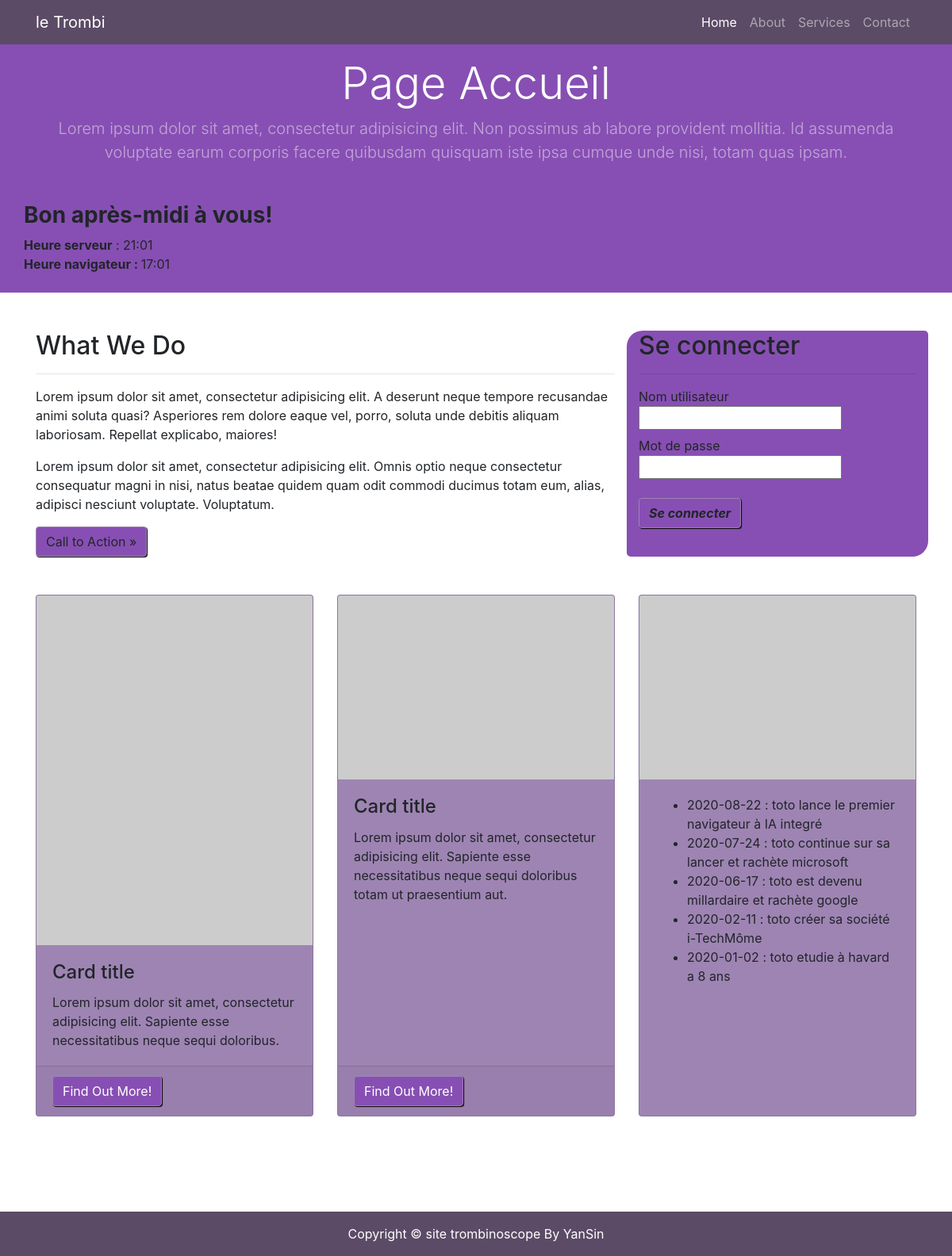
Page /index.php?act=ac on the committed database.
### tables this page shows
CREATE TABLE `news` (
  `dat` date NOT NULL,
  `lib` varchar(255) DEFAULT NULL
);

### views/vAccueil.php (called while the page is built)
<?php
    include 'structurePage/hautHTML.php';
    include 'vueAccueil/accueil_navigation.php';
    include 'vueAccueil/accueil_header.php';
    include 'vueAccueil/accueil_body.php';
    include 'structurePage/footer.php';
    include 'structurePage/basHTML.php';
?>

### index.php (called while the page is built, shortened)
<?php
    include 'assets/tools/mesTools.php';
    $view = "";
    $action = $_GET["act"];
    if(!isset($_GET["act"])){
       header('location:./index.php?act=ac');
    }else{
        switch ($action){
            case "ac":
                include './control/cAccueil.php';
            break;
        }
    }
include './views/'.$view.'.php';
?>

### control/cAccueil.php (called while the page is built, shortened)
<?php
    include './models/managerNews.php';
    if(isset($action) && $action == "ac" ){
        $arrNews = getNews(5);
        if(!isset($_SESSION["email"]) && !isset($_SESSION["pass"])){
            $estConnecté = false;
        }
    }
?>

### models/managerNews.php (called while the page is built)
<?php
function getNews($nb){
    global $pdo;
    $sql  = 'SELECT dat, lib';
    $sql .= '   FROM news';
    $sql .= '   ORDER BY dat DESC';
    $sql .= '   LIMIT '.$nb;
    $requete = $pdo->prepare($sql);
    $requete->execute();
    $data = $requete->fetchAll(PDO::FETCH_ASSOC);
    return $data;
 }
?>

### views/vueAccueil/accueil_body.php (the view, shortened to what this page needs)
<div class="container">
    <div class="row">
      <div class="col-lg-8 mb-5">
        <h2>What We Do</h2>
        <hr>
        <p>Lorem ipsum dolor sit amet, consectetur adipisicing elit. A deserunt neque tempore recusandae animi soluta quasi? Asperiores rem dolore eaque vel, porro, soluta unde debitis aliquam laboriosam. Repellat explicabo, maiores!</p>
        <p>Lorem ipsum dolor sit amet, consectetur adipisicing elit. Omnis optio neque consectetur consequatur magni in nisi, natus beatae quidem quam odit commodi ducimus totam eum, alias, adipisci nesciunt voluptate. Voluptatum.</p>
        <a class="btn" href="#">Call to Action &raquo;</a>
      </div>
      <?php
        if($estConnecté){
          echo '<div class="col-lg-4 mb-5 m-auto connection">';
            echo '<h2 class="text-center">Vous êtes connecté </h2>';
            echo '<hr>';
            echo '<p id="erreurMSG">';
              if(isset($_GET["er"])){
                messageErreurCtrl($_GET["er"]);
              } echo '</p>';
            echo '<div class="text-center mb-3">';
              echo ' <a class="btn" href="./index.php?act=dx" type="button">Déconnexion</a>';
            echo '</div>';
          echo '</div>';
        }else{
          echo '
          <div class="col-lg-4 mb-5 connection">
            <h2>Se connecter</h2>
            <hr>
            <p id="erreurMSG"> ';
          echo '
            </p>
            <form action="./index.php?act=cx" method="post" >
                <div>
                    <label for="nameUser">Nom utilisateur <br/>
                    <input type="email" name="email" id="nameUser placeholder="to@to.to" required ></label>
                </div>
                <div>
                    <label for="passWord">Mot de passe <br/>
                    <input type="password" name="pw" id="passWord placeholder="toto" required></label>
                </div>
                <button class="btn mt-3 font-weight-bold font-italic" type="submit">Se connecter</button>
            </form>
            <br/>
          </div>';
        }
      ?>
    </div>
    <div class="row">
      <div class="col-md-4 mb-5">
        <div class="card h-100 new">
          <img class="card-img-top" src="https://picsum.photos/id/237/300/200" alt="un chien">
          <div class="card-body">
            <h4 class="card-title">Card title</h4>
            <p class="card-text">Lorem ipsum dolor sit amet, consectetur adipisicing elit. Sapiente esse necessitatibus neque sequi doloribus.</p>
          </div>
          <div class="card-footer">
            <a href="#" class="btn btn-primary">Find Out More!</a>
          </div>
        </div>
      </div>
      <div class="col-md-4 mb-5">
        <div class="card h-100 new">
          <img class="card-img-top" src="https://picsum.photos/300/200 " alt="une image aléatoire">
          <div class="card-body">
            <h4 class="card-title">Card title</h4>
            <p class="card-text">Lorem ipsum dolor sit amet, consectetur adipisicing elit. Sapiente esse necessitatibus neque sequi doloribus totam ut praesentium aut.</p>
          </div>
          <div class="card-footer">
            <a href="#" class="btn btn-primary">Find Out More!</a>
          </div>
        </div>
      </div>
        <div class="col-md-4 mb-5">
          <div class="card h-100 new">
            <img class="card-img-top" src="https://picsum.photos/300/200" alt="une image aléatoire">
            <div class="card-body">
              <ul>
                <?php $arrNews;
                  foreach($arrNews as $news){
                  echo '<li>'.$news["dat"] .' : '.$news["lib"].'</li>';
                  }?>
              </ul>
            </div>
          </div>
      </div>
    </div>
</div>

### assets/css/general.css (style rules this page uses)
.btn { background-color: #874fb3 !important; border:#9E84B3 1px solid; box-shadow: 1px 1px 1px black; }
.connection { background-color: #874fb3; border:none; border-radius: 20px 5px 20px 5px; }
.new { background-color: #9E84B3; }

### rows in the picture
news: dat "2020-08-22", lib "toto lance le premier navigateur à IA integré"
news: dat "2020-07-24", lib "toto continue sur sa lancer et rachète microsoft"
news: dat "2020-06-17", lib "toto est devenu millardaire et rachète google"
news: dat "2020-02-11", lib "toto créer sa société i-TechMôme"
news: dat "2020-01-02", lib "toto etudie à havard a 8 ans"

### other values in the picture
$hours "21"
$minute "01"
